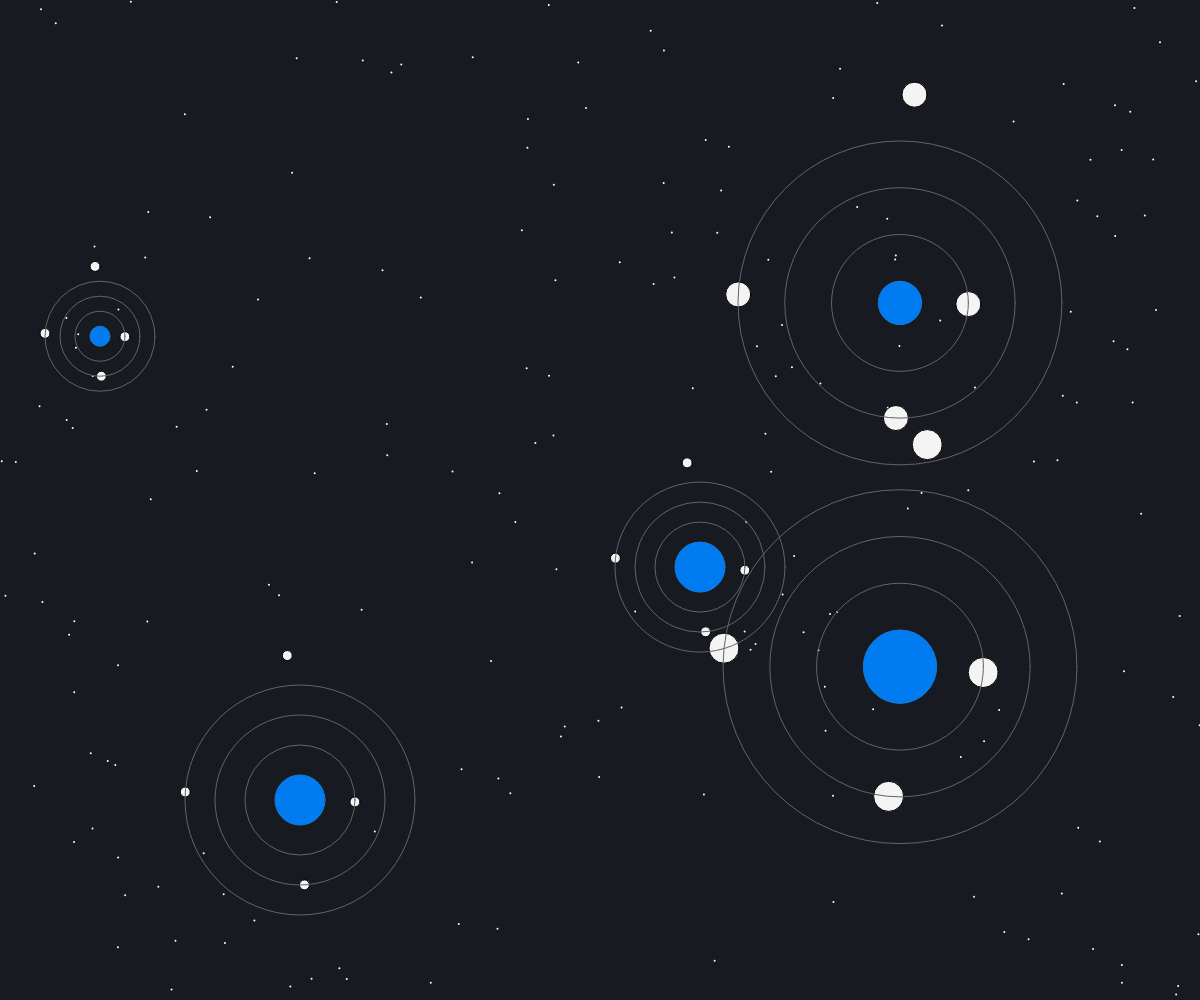
Frame 1 (no input)
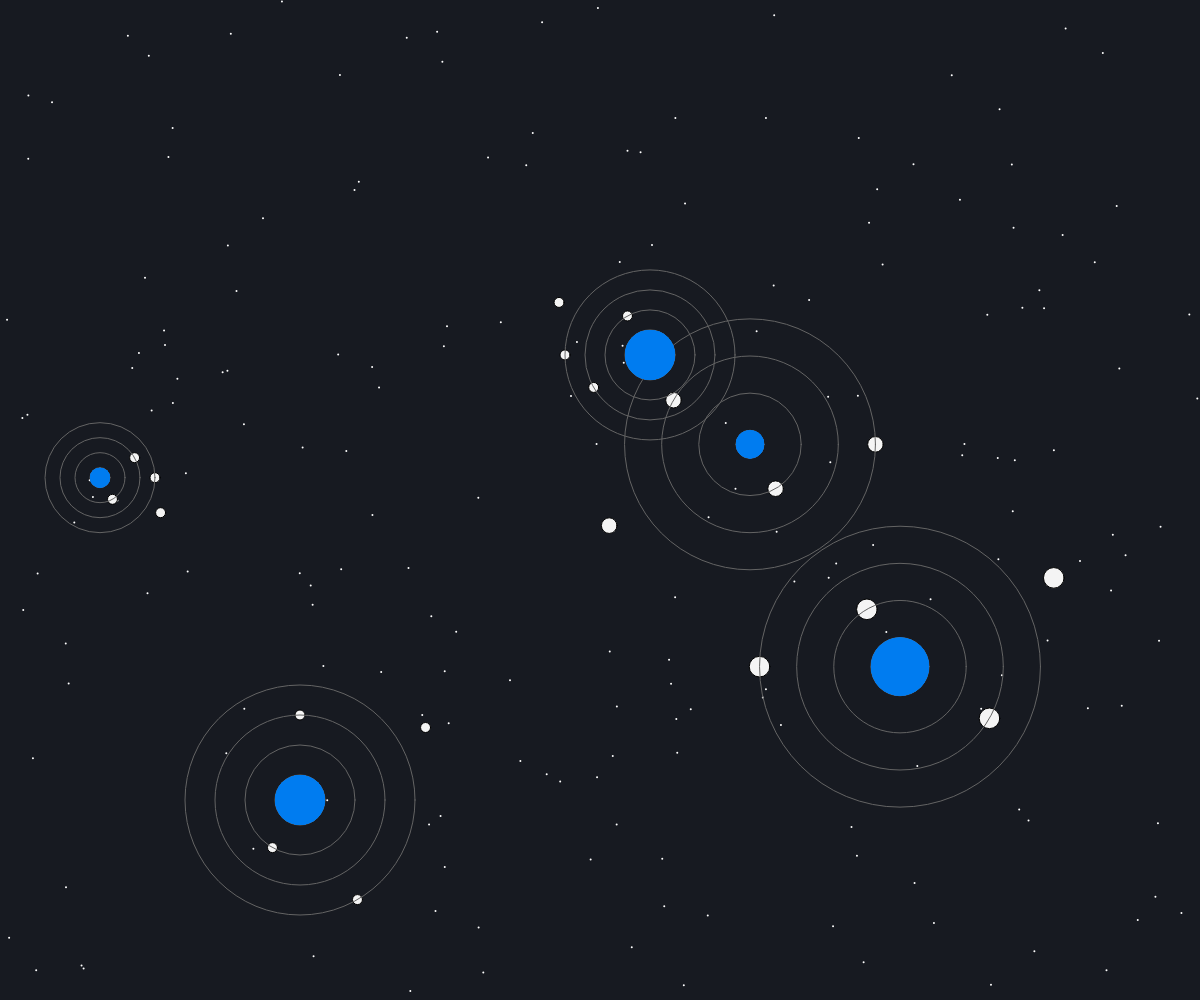
Frame 60 (no input)
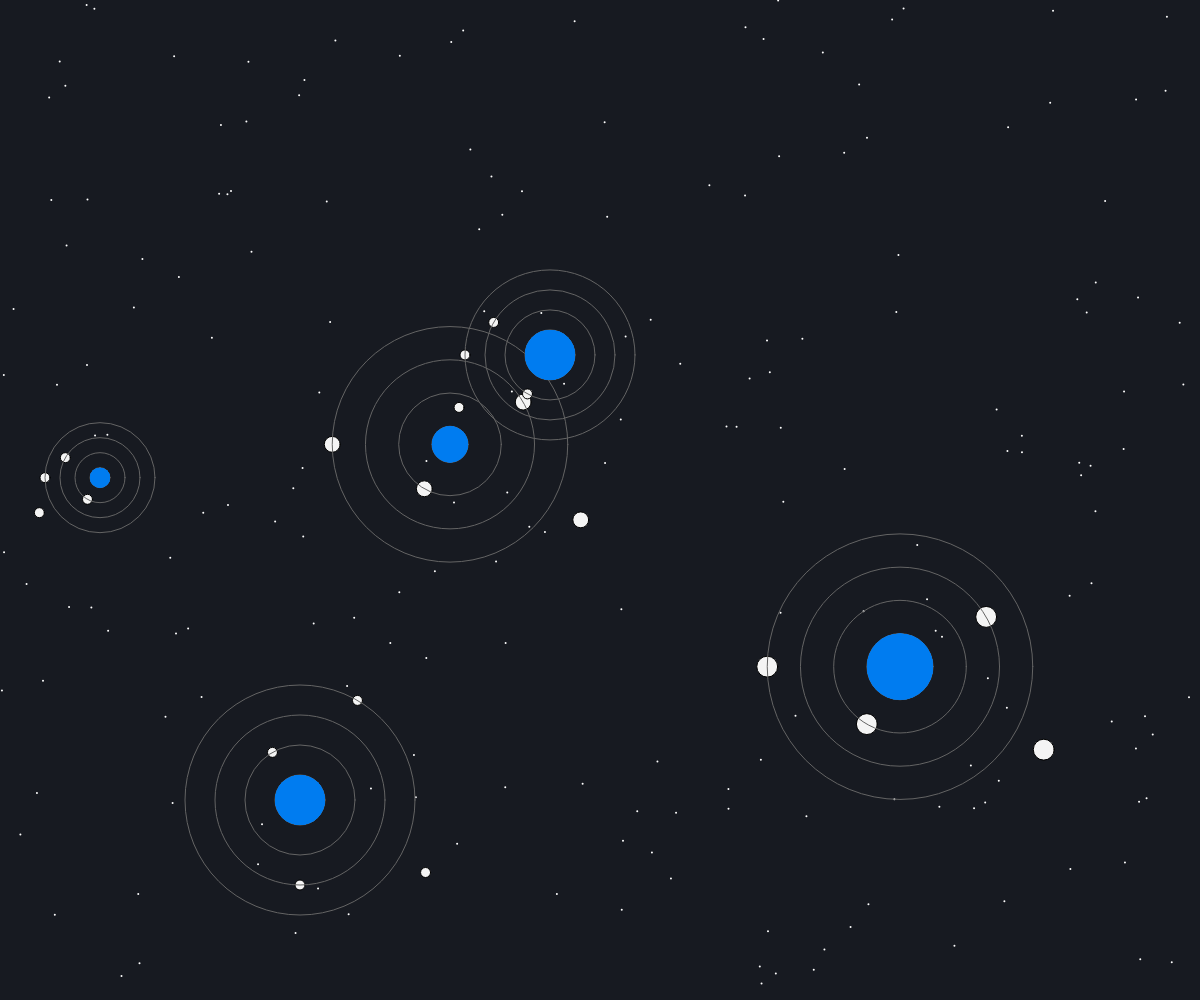
Frame 120 (the mouse pressed at the canvas centre since frame 60)

The p5.js sketch that drew these frames (run headless with seeded random() and noise() and a simulated clock; from frame 60 on, the mouse is pressed at the canvas centre):

// p5.js sketch
// ── sketch.js
/*var backOrbits = [];
var nBackOrbits = 30;*/

function preload(){

}



function setup() {
  createCanvas(windowWidth,windowHeight)

/*  for(var i = 0; i < nBackOrbits; i++) {

  var backOrbit = new OrbitSystem(random() * width, random() * height, 10, 8, 5, 1, 0);

  backOrbits.push(backOrbit);               DOESN'T WORK
}*/

}

var iterator = 0;

function draw() {

iterator++;

background(23, 26, 33);

for(i = 0; i < 200; i++) {
push();
noStroke();
fill(255, 255, 255);
circle(random() * width, random() * height, 2);
pop();

}
angleMode(DEGREES);


var orbit = new OrbitSystem(width/2, 300, 10, 20, 5, 1, 1);

orbit.float();
orbit.pulse(); // ATTENZIONE all'ordine in cui si chiamano i methods
orbit.display();


var orbitTwo = new OrbitSystem(width/4 , 4/5 * height, 50, 30, 10, 2, 0);

orbitTwo.display();


var orbitThree = new OrbitSystem(1/12 * width , 1/3 * height, 20, 15, 10, 1, 0);

orbitThree.floatVertical();
orbitThree.display();


var orbitFour = new OrbitSystem(3/4 * width , 2/3 * height, 40, 20, 10, 4, 1);

orbitFour.pulse();
orbitFour.display();


var orbitFive = new OrbitSystem(1/2 * width , 4/7 * height, 50, 20, 10, 4, 0);

orbitFive.floatHigh();
orbitFive.display();
}

function OrbitSystem(_x, _y, _circleDiameter, _orbitGap, _satelliteDiameter, _spinSpeed, _spinDirector) {

this.x = _x;
this.y = _y;
this.coreSize = _circleDiameter;
this.orbitGap = _orbitGap;
this.satelliteSize = _satelliteDiameter;
this.spinSpeed = _spinSpeed;
this.spinDirector = _spinDirector;

this.satelliteColor = color(244, 244, 244);
this.coreColor = color(0, 124, 240);





var orbitxFloat = cos(frameCount) * width/ 4;
var orbityFloat = sin(frameCount) * height/ 6;

  this.float = function() {

  this.x += orbitxFloat;
  this.y += orbityFloat;

}




var orbityFloatVertical = sin(frameCount) * height/ 6;

  this.floatVertical = function() {

  this.y += orbityFloatVertical;

}


var orbitxFloatHigh = cos(frameCount) * width/12;
var orbityFloatHigh = -sin(frameCount) * height/4;

  this.floatHigh = function() {

  this.x += orbitxFloatHigh;
  this.y += orbityFloatHigh;

}



var corePulse = noise(iterator/50) * 50;
var orbitPulse = noise(iterator/150) * 40;
var satellitePulse = noise(iterator/100) * 30;

this.pulse = function() {

this.coreSize += corePulse;
this.orbitGap += orbitPulse;
this.satelliteSize += satellitePulse;

}

var spinDirection = this.spinDirection;

this.display = function() {

  for(c = 0; c < 4; c++) {

push();
    fill(this.coreColor);
    noStroke();
      circle(this.x, this.y, this.coreSize);
pop();

  push();
  noFill();
  stroke(100, 100, 100);
  arc(this.x, this.y, this.coreSize + c * (this.orbitGap * 2), this.coreSize + c * (this.orbitGap * 2), 0, 360, OPEN);
  pop();



  if(this.spinDirector < 0.5) {
  spinDirection = -1;
  }

  if(this.spinDirector >= 0.5) {
  spinDirection = 1;
  }

  push();
  fill(this.satelliteColor);
  circle(this.x + cos((frameCount * (spinDirection * (c + this.spinSpeed))) + 90 * c) * (this.coreSize/2 + this.orbitGap + this.orbitGap * c), this.y + sin((frameCount * (c + this.spinSpeed)) + 90 * c) * (this.coreSize/2 + this.orbitGap + this.orbitGap * c), this.satelliteSize);
  pop();                                           //c acts as speed, spinSpeed makes it customizable



  }

}




}
